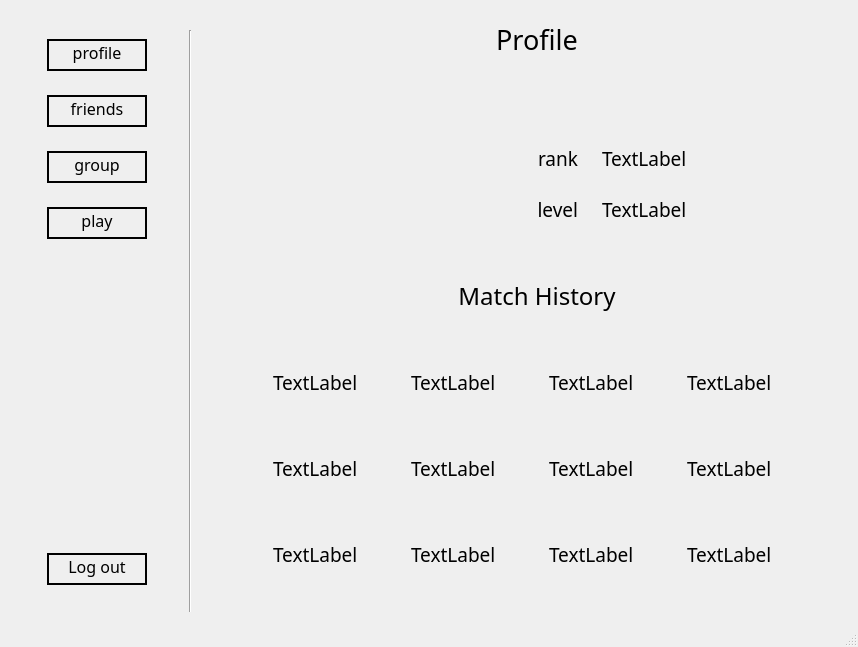
<?xml version="1.0" encoding="UTF-8"?>
<ui version="4.0">
 <class>MainWindow</class>
 <widget class="QMainWindow" name="MainWindow">
  <property name="geometry">
   <rect>
    <x>0</x>
    <y>0</y>
    <width>858</width>
    <height>647</height>
   </rect>
  </property>
  <property name="windowTitle">
   <string>MainWindow</string>
  </property>
  <widget class="QWidget" name="centralwidget">
   <layout class="QHBoxLayout" name="horizontalLayout_6">
    <item>
     <widget class="QWidget" name="widget_9" native="true">
      <property name="minimumSize">
       <size>
        <width>150</width>
        <height>600</height>
       </size>
      </property>
      <property name="maximumSize">
       <size>
        <width>200</width>
        <height>600</height>
       </size>
      </property>
      <layout class="QHBoxLayout" name="horizontalLayout_7">
       <item>
        <widget class="QWidget" name="leftWidget" native="true">
         <property name="maximumSize">
          <size>
           <width>150</width>
           <height>600</height>
          </size>
         </property>
         <layout class="QVBoxLayout" name="verticalLayout">
          <item>
           <widget class="QWidget" name="widget_3" native="true">
            <layout class="QHBoxLayout" name="horizontalLayout">
             <item>
              <widget class="QPushButton" name="pushButton">
               <property name="font">
                <font>
                 <family>Poor Richard</family>
                 <pointsize>12</pointsize>
                </font>
               </property>
               <property name="styleSheet">
                <string notr="true">border-radius : 100; 
border : 2px solid black;
padding-bottom: 5px</string>
               </property>
               <property name="text">
                <string>profile</string>
               </property>
              </widget>
             </item>
            </layout>
           </widget>
          </item>
          <item>
           <widget class="QWidget" name="widget_4" native="true">
            <layout class="QHBoxLayout" name="horizontalLayout_2">
             <item>
              <widget class="QPushButton" name="pushButton_2">
               <property name="font">
                <font>
                 <family>Poor Richard</family>
                 <pointsize>12</pointsize>
                </font>
               </property>
               <property name="styleSheet">
                <string notr="true">border-radius : 100; 
border : 2px solid black;
padding-bottom: 5px</string>
               </property>
               <property name="text">
                <string>friends</string>
               </property>
              </widget>
             </item>
            </layout>
           </widget>
          </item>
          <item>
           <widget class="QWidget" name="widget_5" native="true">
            <layout class="QHBoxLayout" name="horizontalLayout_3">
             <item>
              <widget class="QPushButton" name="pushButton_3">
               <property name="font">
                <font>
                 <family>Poor Richard</family>
                 <pointsize>12</pointsize>
                </font>
               </property>
               <property name="styleSheet">
                <string notr="true">border-radius : 100; 
border : 2px solid black;
padding-bottom: 5px</string>
               </property>
               <property name="text">
                <string>group</string>
               </property>
              </widget>
             </item>
            </layout>
           </widget>
          </item>
          <item>
           <widget class="QWidget" name="widget_6" native="true">
            <layout class="QVBoxLayout" name="verticalLayout_2">
             <item>
              <widget class="QPushButton" name="pushButton_4">
               <property name="font">
                <font>
                 <family>Poor Richard</family>
                 <pointsize>12</pointsize>
                </font>
               </property>
               <property name="styleSheet">
                <string notr="true">border-radius : 100; 
border : 2px solid black;
padding-bottom: 5px</string>
               </property>
               <property name="text">
                <string>play</string>
               </property>
              </widget>
             </item>
            </layout>
           </widget>
          </item>
          <item>
           <spacer name="verticalSpacer">
            <property name="orientation">
             <enum>Qt::Vertical</enum>
            </property>
            <property name="sizeHint" stdset="0">
             <size>
              <width>20</width>
              <height>40</height>
             </size>
            </property>
           </spacer>
          </item>
          <item>
           <widget class="QWidget" name="widget_7" native="true">
            <layout class="QHBoxLayout" name="horizontalLayout_4">
             <item>
              <widget class="QPushButton" name="pushButton_5">
               <property name="font">
                <font>
                 <family>Poor Richard</family>
                 <pointsize>12</pointsize>
                </font>
               </property>
               <property name="styleSheet">
                <string notr="true">border-radius : 100; 
border : 2px solid black;
padding-bottom: 5px</string>
               </property>
               <property name="text">
                <string>Log out</string>
               </property>
              </widget>
             </item>
            </layout>
           </widget>
          </item>
         </layout>
        </widget>
       </item>
       <item>
        <widget class="QWidget" name="widget_8" native="true">
         <property name="minimumSize">
          <size>
           <width>20</width>
           <height>600</height>
          </size>
         </property>
         <property name="maximumSize">
          <size>
           <width>40</width>
           <height>600</height>
          </size>
         </property>
         <layout class="QHBoxLayout" name="horizontalLayout_8">
          <item>
           <widget class="Line" name="line">
            <property name="minimumSize">
             <size>
              <width>5</width>
              <height>600</height>
             </size>
            </property>
            <property name="orientation">
             <enum>Qt::Vertical</enum>
            </property>
           </widget>
          </item>
         </layout>
        </widget>
       </item>
      </layout>
     </widget>
    </item>
    <item>
     <widget class="QWidget" name="widget" native="true">
      <property name="maximumSize">
       <size>
        <width>600</width>
        <height>600</height>
       </size>
      </property>
      <layout class="QGridLayout" name="gridLayout">
       <item row="0" column="0" colspan="2">
        <widget class="QWidget" name="widget_2" native="true">
         <property name="maximumSize">
          <size>
           <width>600</width>
           <height>100</height>
          </size>
         </property>
         <layout class="QHBoxLayout" name="horizontalLayout_5">
          <property name="topMargin">
           <number>0</number>
          </property>
          <item>
           <widget class="QLabel" name="label">
            <property name="font">
             <font>
              <family>Poor Richard</family>
              <pointsize>20</pointsize>
             </font>
            </property>
            <property name="text">
             <string>Profile</string>
            </property>
            <property name="alignment">
             <set>Qt::AlignHCenter|Qt::AlignTop</set>
            </property>
           </widget>
          </item>
         </layout>
        </widget>
       </item>
       <item row="1" column="0">
        <widget class="QWidget" name="avatar" native="true">
         <property name="maximumSize">
          <size>
           <width>100</width>
           <height>100</height>
          </size>
         </property>
        </widget>
       </item>
       <item row="1" column="1">
        <widget class="QWidget" name="info" native="true">
         <layout class="QGridLayout" name="gridLayout_2">
          <item row="0" column="0">
           <widget class="QWidget" name="widget_10" native="true">
            <layout class="QHBoxLayout" name="horizontalLayout_9">
             <item>
              <widget class="QLabel" name="label_2">
               <property name="font">
                <font>
                 <family>Poor Richard</family>
                 <pointsize>14</pointsize>
                </font>
               </property>
               <property name="text">
                <string>rank</string>
               </property>
               <property name="alignment">
                <set>Qt::AlignRight|Qt::AlignTrailing|Qt::AlignVCenter</set>
               </property>
              </widget>
             </item>
            </layout>
           </widget>
          </item>
          <item row="0" column="1">
           <widget class="QWidget" name="widget_13" native="true">
            <layout class="QHBoxLayout" name="horizontalLayout_12">
             <item>
              <widget class="QLabel" name="label_4">
               <property name="font">
                <font>
                 <family>Poor Richard</family>
                 <pointsize>14</pointsize>
                </font>
               </property>
               <property name="text">
                <string>TextLabel</string>
               </property>
               <property name="alignment">
                <set>Qt::AlignLeading|Qt::AlignLeft|Qt::AlignVCenter</set>
               </property>
              </widget>
             </item>
            </layout>
           </widget>
          </item>
          <item row="1" column="0">
           <widget class="QWidget" name="widget_11" native="true">
            <layout class="QHBoxLayout" name="horizontalLayout_10">
             <item>
              <widget class="QLabel" name="label_3">
               <property name="font">
                <font>
                 <family>Poor Richard</family>
                 <pointsize>14</pointsize>
                </font>
               </property>
               <property name="text">
                <string>level</string>
               </property>
               <property name="alignment">
                <set>Qt::AlignRight|Qt::AlignTrailing|Qt::AlignVCenter</set>
               </property>
              </widget>
             </item>
            </layout>
           </widget>
          </item>
          <item row="1" column="1">
           <widget class="QWidget" name="widget_14" native="true">
            <layout class="QHBoxLayout" name="horizontalLayout_11">
             <item>
              <widget class="QLabel" name="label_5">
               <property name="font">
                <font>
                 <family>Poor Richard</family>
                 <pointsize>14</pointsize>
                </font>
               </property>
               <property name="text">
                <string>TextLabel</string>
               </property>
               <property name="alignment">
                <set>Qt::AlignLeading|Qt::AlignLeft|Qt::AlignVCenter</set>
               </property>
              </widget>
             </item>
            </layout>
           </widget>
          </item>
         </layout>
        </widget>
       </item>
       <item row="2" column="0" colspan="2">
        <widget class="QWidget" name="widget_12" native="true">
         <layout class="QVBoxLayout" name="verticalLayout_3">
          <item>
           <widget class="QWidget" name="widget_15" native="true">
            <layout class="QVBoxLayout" name="verticalLayout_4">
             <item>
              <widget class="QLabel" name="label_6">
               <property name="font">
                <font>
                 <family>Poor Richard</family>
                 <pointsize>18</pointsize>
                </font>
               </property>
               <property name="text">
                <string>Match History</string>
               </property>
               <property name="alignment">
                <set>Qt::AlignCenter</set>
               </property>
              </widget>
             </item>
            </layout>
           </widget>
          </item>
          <item>
           <widget class="QWidget" name="match1" native="true">
            <layout class="QHBoxLayout" name="horizontalLayout_13">
             <item>
              <widget class="QWidget" name="widget_16" native="true">
               <layout class="QHBoxLayout" name="horizontalLayout_26">
                <item>
                 <widget class="QLabel" name="label_7">
                  <property name="font">
                   <font>
                    <family>Poor Richard</family>
                    <pointsize>14</pointsize>
                   </font>
                  </property>
                  <property name="text">
                   <string>TextLabel</string>
                  </property>
                 </widget>
                </item>
               </layout>
              </widget>
             </item>
             <item>
              <widget class="QWidget" name="widget_17" native="true">
               <layout class="QHBoxLayout" name="horizontalLayout_25">
                <item>
                 <widget class="QLabel" name="label_8">
                  <property name="font">
                   <font>
                    <family>Poor Richard</family>
                    <pointsize>14</pointsize>
                   </font>
                  </property>
                  <property name="text">
                   <string>TextLabel</string>
                  </property>
                 </widget>
                </item>
               </layout>
              </widget>
             </item>
             <item>
              <widget class="QWidget" name="widget_18" native="true">
               <layout class="QVBoxLayout" name="verticalLayout_5">
                <item>
                 <widget class="QLabel" name="label_9">
                  <property name="font">
                   <font>
                    <family>Poor Richard</family>
                    <pointsize>14</pointsize>
                   </font>
                  </property>
                  <property name="text">
                   <string>TextLabel</string>
                  </property>
                 </widget>
                </item>
               </layout>
              </widget>
             </item>
             <item>
              <widget class="QWidget" name="widget_19" native="true">
               <layout class="QHBoxLayout" name="horizontalLayout_24">
                <item>
                 <widget class="QLabel" name="label_10">
                  <property name="font">
                   <font>
                    <family>Poor Richard</family>
                    <pointsize>14</pointsize>
                   </font>
                  </property>
                  <property name="text">
                   <string>TextLabel</string>
                  </property>
                 </widget>
                </item>
               </layout>
              </widget>
             </item>
            </layout>
           </widget>
          </item>
          <item>
           <widget class="QWidget" name="match2" native="true">
            <layout class="QHBoxLayout" name="horizontalLayout_14">
             <item>
              <widget class="QWidget" name="widget_20" native="true">
               <layout class="QHBoxLayout" name="horizontalLayout_23">
                <item>
                 <widget class="QLabel" name="label_11">
                  <property name="font">
                   <font>
                    <family>Poor Richard</family>
                    <pointsize>14</pointsize>
                   </font>
                  </property>
                  <property name="text">
                   <string>TextLabel</string>
                  </property>
                 </widget>
                </item>
               </layout>
              </widget>
             </item>
             <item>
              <widget class="QWidget" name="widget_21" native="true">
               <layout class="QHBoxLayout" name="horizontalLayout_22">
                <item>
                 <widget class="QLabel" name="label_12">
                  <property name="font">
                   <font>
                    <family>Poor Richard</family>
                    <pointsize>14</pointsize>
                   </font>
                  </property>
                  <property name="text">
                   <string>TextLabel</string>
                  </property>
                 </widget>
                </item>
               </layout>
              </widget>
             </item>
             <item>
              <widget class="QWidget" name="widget_22" native="true">
               <layout class="QHBoxLayout" name="horizontalLayout_21">
                <item>
                 <widget class="QLabel" name="label_13">
                  <property name="font">
                   <font>
                    <family>Poor Richard</family>
                    <pointsize>14</pointsize>
                   </font>
                  </property>
                  <property name="text">
                   <string>TextLabel</string>
                  </property>
                 </widget>
                </item>
               </layout>
              </widget>
             </item>
             <item>
              <widget class="QWidget" name="widget_23" native="true">
               <layout class="QHBoxLayout" name="horizontalLayout_20">
                <item>
                 <widget class="QLabel" name="label_14">
                  <property name="font">
                   <font>
                    <family>Poor Richard</family>
                    <pointsize>14</pointsize>
                   </font>
                  </property>
                  <property name="text">
                   <string>TextLabel</string>
                  </property>
                 </widget>
                </item>
               </layout>
              </widget>
             </item>
            </layout>
           </widget>
          </item>
          <item>
           <widget class="QWidget" name="match3" native="true">
            <layout class="QHBoxLayout" name="horizontalLayout_15">
             <item>
              <widget class="QWidget" name="widget_24" native="true">
               <layout class="QHBoxLayout" name="horizontalLayout_19">
                <item>
                 <widget class="QLabel" name="label_15">
                  <property name="font">
                   <font>
                    <family>Poor Richard</family>
                    <pointsize>14</pointsize>
                   </font>
                  </property>
                  <property name="text">
                   <string>TextLabel</string>
                  </property>
                 </widget>
                </item>
               </layout>
              </widget>
             </item>
             <item>
              <widget class="QWidget" name="widget_25" native="true">
               <layout class="QHBoxLayout" name="horizontalLayout_18">
                <item>
                 <widget class="QLabel" name="label_16">
                  <property name="font">
                   <font>
                    <family>Poor Richard</family>
                    <pointsize>14</pointsize>
                   </font>
                  </property>
                  <property name="text">
                   <string>TextLabel</string>
                  </property>
                 </widget>
                </item>
               </layout>
              </widget>
             </item>
             <item>
              <widget class="QWidget" name="widget_26" native="true">
               <layout class="QHBoxLayout" name="horizontalLayout_17">
                <item>
                 <widget class="QLabel" name="label_17">
                  <property name="font">
                   <font>
                    <family>Poor Richard</family>
                    <pointsize>14</pointsize>
                   </font>
                  </property>
                  <property name="text">
                   <string>TextLabel</string>
                  </property>
                 </widget>
                </item>
               </layout>
              </widget>
             </item>
             <item>
              <widget class="QWidget" name="widget_27" native="true">
               <layout class="QHBoxLayout" name="horizontalLayout_16">
                <item>
                 <widget class="QLabel" name="label_18">
                  <property name="font">
                   <font>
                    <family>Poor Richard</family>
                    <pointsize>14</pointsize>
                   </font>
                  </property>
                  <property name="text">
                   <string>TextLabel</string>
                  </property>
                 </widget>
                </item>
               </layout>
              </widget>
             </item>
            </layout>
           </widget>
          </item>
         </layout>
        </widget>
       </item>
      </layout>
     </widget>
    </item>
   </layout>
  </widget>
  <widget class="QStatusBar" name="statusbar"/>
 </widget>
 <resources/>
 <connections/>
</ui>
